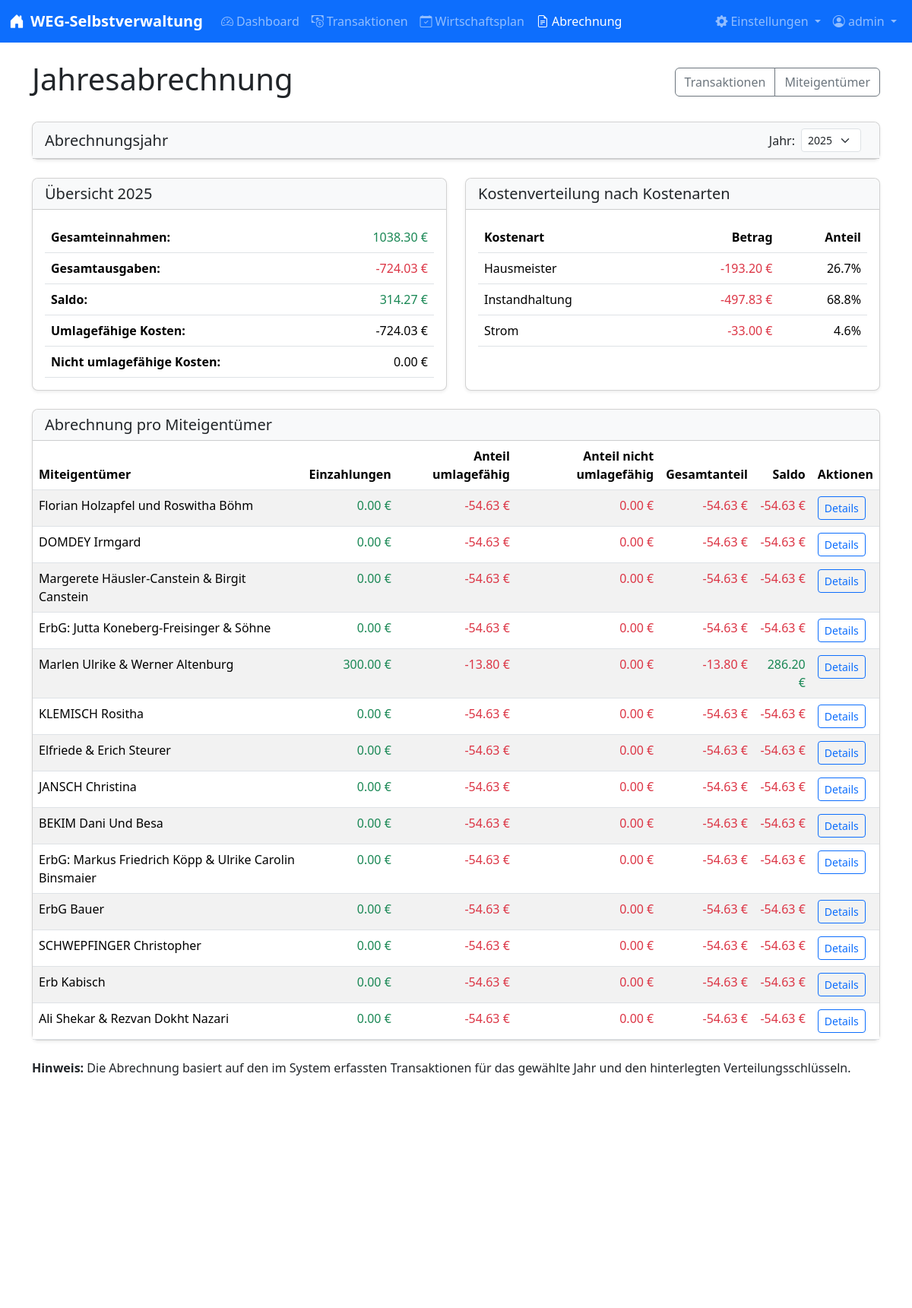
The page /abrechnung/ (signed in) on the database its author committed.
### models.py (models this page shows, shortened)
class User(UserMixin, db.Model):
    id = db.Column(db.Integer, primary_key=True)
    username = db.Column(db.String(150), unique=True, nullable=False)
    password_hash = db.Column(db.String(150), nullable=False)
    is_admin = db.Column(db.Boolean, default=False)
    email = db.Column(db.String(120), unique=True, nullable=True)
    email_verified = db.Column(db.Boolean, default=False)
    notify_transaction_changes = db.Column(db.Boolean, default=True)
    notify_wirtschaftsplan_changes = db.Column(db.Boolean, default=True)
    notify_user_changes = db.Column(db.Boolean, default=True)

class Miteigentuemer(db.Model):
    id = db.Column(db.Integer, primary_key=True)
    name = db.Column(db.String(200), nullable=False)
    mea = db.Column(db.Integer, nullable=False)  # Miteigentumsanteile
    vf_einheiten = db.Column(db.Integer, default=0)  # Verteilerfaktor-Einheiten
    tg_einheiten = db.Column(db.Integer, default=0)  # Tiefgaragen-Einheiten
    einheiten = db.Column(db.Integer, default=1)
    guthaben_vorjahr = db.Column(db.Numeric(10, 2), default=0.00)
    guthaben_jahr = db.Column(db.Integer, default=2023)  # Jahr, aus dem das Guthaben stammt

### routes/abrechnung.py (the view)
@abrechnung_bp.route('/', methods=['GET'])
@login_required
def uebersicht():
    jahre = db.session.query(Transaktion.jahr).distinct().order_by(Transaktion.jahr.desc()).all()
    jahre = [j[0] for j in jahre]
    if 'reset_filters' in request.args:
        session.pop('abrechnung_jahr', None)
    jahr = request.args.get('jahr', session.get('abrechnung_jahr', datetime.date.today().year), type=int)
    session['abrechnung_jahr'] = jahr
    abrechnung_data = get_abrechnung_data(jahr)
    return render_template(
        'abrechnung/uebersicht.html',
        jahre=jahre,
        jahr=jahr,
        gesamt_einnahmen=abrechnung_data['gesamt_einnahmen'],
        gesamt_ausgaben=abrechnung_data['gesamt_ausgaben'],
        gesamt_umlagefaehig=abrechnung_data['gesamt_umlagefaehig'],
        gesamt_nicht_umlagefaehig=abrechnung_data['gesamt_nicht_umlagefaehig'],
        kostenarten_stats=abrechnung_data['kostenarten_stats'],
        abrechnungen=abrechnung_data['abrechnungen'],
        kosten_einheiten=abrechnung_data['kosten_einheiten'],
        kosten_vf=abrechnung_data['kosten_vf'],
        kosten_tg=abrechnung_data['kosten_tg']
    )

### app.py (called while the page is built)
@app.context_processor
def inject_now():
    return {'now': datetime.now()}

@app.context_processor
def inject_csp_nonce():
    if not hasattr(g, 'csp_nonce'):
        g.csp_nonce = secrets.token_hex(16)
    return {'csp_nonce': g.csp_nonce}

@app.after_request
def add_security_headers(response):
    nonce = getattr(g, 'csp_nonce', secrets.token_hex(16))
    csp_policy = {}
    for key, value in app.config.get('CSP', {}).items():
        if isinstance(value, str) and '{nonce}' in value:
            csp_policy[key] = value.format(nonce=nonce)
        else:
            csp_policy[key] = value
    if csp_policy:
        response.headers['Content-Security-Policy'] = '; '.join(f"{key} {value}" for key, value in csp_policy.items())
    response.headers['X-Content-Type-Options'] = 'nosniff'
    response.headers['X-Frame-Options'] = 'SAMEORIGIN'
    response.headers['X-XSS-Protection'] = '1; mode=block'
    response.headers['Referrer-Policy'] = 'strict-origin-when-cross-origin'
    return response

@login_manager.user_loader
def load_user(user_id):
    return db.session.get(User, int(user_id))

@app.before_request
def limit_login_attempts():
    if request.endpoint == 'auth.login' and request.method == 'POST':
        limiter.limit("10/hour,3/minute")(lambda: None)()

### templates/abrechnung/uebersicht.html (shortened to what this page needs)
{% extends "layout.html" %}
{% block content %}
<div class="d-flex justify-content-between align-items-center mb-4">
    <h1>Jahresabrechnung</h1>
    <div class="btn-group">
        <a href="{{ url_for('transaktionen.liste') }}" class="btn btn-outline-secondary">Transaktionen</a>
        <a href="{{ url_for('miteigentuemer.liste') }}" class="btn btn-outline-secondary">Miteigentümer</a>
    </div>
</div>
<div class="card mb-4">
    <div class="card-header bg-light">
        <div class="d-flex justify-content-between align-items-center">
            <h5 class="mb-0">Abrechnungsjahr</h5>
            <form method="GET" action="{{ url_for('abrechnung.uebersicht') }}" class="d-flex align-items-center">
                <label for="jahr" class="me-2">Jahr:</label>
                <select class="form-select form-select-sm me-2" id="jahr" name="jahr" data-autosubmit="true">
                    {% for jahr_option in jahre %}
                    <option value="{{ jahr_option }}" {% if jahr_option==jahr %}selected{% endif %}>{{ jahr_option }}
                    </option>
                    {% endfor %}
                </select>
            </form>
        </div>
    </div>
</div>
<div class="row mb-4">
    <div class="col-md-6">
        <div class="card h-100">
            <div class="card-header bg-light">
                <h5 class="mb-0">Übersicht {{ jahr }}</h5>
            </div>
            <div class="card-body">
                <div class="table-responsive">
                    <table class="table">
                        <tbody>
                            <tr>
                                <th>Gesamteinnahmen:</th>
                                <td class="text-end text-success">{{ "%.2f"|format(gesamt_einnahmen) }} €</td>
                            </tr>
                            <tr>
                                <th>Gesamtausgaben:</th>
                                <td class="text-end text-danger">{{ "%.2f"|format(gesamt_ausgaben) }} €</td>
                            </tr>
                            <tr>
                                <th>Saldo:</th>
                                <td
                                    class="text-end {{ 'text-success' if (gesamt_einnahmen + gesamt_ausgaben) >= 0 else 'text-danger' }}">
                                    {{ "%.2f"|format(gesamt_einnahmen + gesamt_ausgaben) }} €
                                </td>
                            </tr>
                            <tr>
                                <th>Umlagefähige Kosten:</th>
                                <td class="text-end">{{ "%.2f"|format(gesamt_umlagefaehig) }} €</td>
                            </tr>
                            <tr>
                                <th>Nicht umlagefähige Kosten:</th>
                                <td class="text-end">{{ "%.2f"|format(gesamt_nicht_umlagefaehig) }} €</td>
                            </tr>
                        </tbody>
                    </table>
                </div>
            </div>
        </div>
    </div>
    <div class="col-md-6">
        <div class="card h-100">
            <div class="card-header bg-light">
                <h5 class="mb-0">Kostenverteilung nach Kostenarten</h5>
            </div>
            <div class="card-body">
                <div class="table-responsive">
                    <table class="table">
                        <thead>
                            <tr>
                                <th>Kostenart</th>
                                <th class="text-end">Betrag</th>
                                <th class="text-end">Anteil</th>
                            </tr>
                        </thead>
                        <tbody>
                            {% for kostenart, betrag in kostenarten_stats %}
                            <tr>
                                <td>{{ kostenart }}</td>
                                <td class="text-end text-danger">{{ "%.2f"|format(betrag) }} €</td>
                                <td class="text-end">{{ "%.1f"|format(betrag / gesamt_ausgaben * 100) }}%</td>
                            </tr>
                            {% endfor %}
                        </tbody>
                    </table>
                </div>
            </div>
        </div>
    </div>
</div>
<div class="card">
    <div class="card-header bg-light">
        <h5 class="mb-0">Abrechnung pro Miteigentümer</h5>
    </div>
    <div class="card-body p-0">
        <div class="table-responsive">
            <table class="table table-striped table-hover mb-0">
                <thead>
                    <tr>
                        <th>Miteigentümer</th>
                        <th class="text-end">Einzahlungen</th>
                        <th class="text-end">Anteil umlagefähig</th>
                        <th class="text-end">Anteil nicht umlagefähig</th>
                        <th class="text-end">Gesamtanteil</th>
                        <th class="text-end">Saldo</th>
                        <th>Aktionen</th>
                    </tr>
                </thead>
                <tbody>
                    {% for abrechnung in abrechnungen %}
                    <tr>
                        <td>{{ abrechnung.miteigentuemer.name }}</td>
                        <td class="text-end text-success">{{ "%.2f"|format(abrechnung.einzahlungen) }} €</td>
                        <td class="text-end text-danger">{{ "%.2f"|format(abrechnung.anteil_umlagefaehig) }} €</td>
                        <td class="text-end text-danger">{{ "%.2f"|format(abrechnung.anteil_nicht_umlagefaehig) }} €
                        </td>
                        <td class="text-end text-danger">{{ "%.2f"|format(abrechnung.anteil_gesamt) }} €</td>
                        <td class="text-end {{ 'text-success' if abrechnung.saldo >= 0 else 'text-danger' }}">
                            {{ "%.2f"|format(abrechnung.saldo) }} €
                        </td>
                        <td>
                            <a href="{{ url_for('abrechnung.detail', miteigentuemer_id=abrechnung.miteigentuemer.id, jahr=jahr) }}"
                                class="btn btn-sm btn-outline-primary">Details</a>
                        </td>
                    </tr>
                    {% endfor %}
                </tbody>
            </table>
        </div>
    </div>
</div>
<div class="mt-4">
    <p><strong>Hinweis:</strong> Die Abrechnung basiert auf den im System erfassten Transaktionen für das gewählte Jahr
        und den hinterlegten Verteilungsschlüsseln.</p>
</div>
{% endblock %}

### templates/layout.html (shortened to what this page needs)
<!DOCTYPE html>
<html lang="de">
<head>
    <link href="/static/css/bootstrap.min.css" rel="stylesheet">
    <link href="https://cdn.jsdelivr.net/npm/bootstrap-icons@1.10.0/font/bootstrap-icons.css" rel="stylesheet">
    <link href="/static/css/styles.css" rel="stylesheet">
    <link rel="stylesheet" type="text/css" href="https://cdn.datatables.net/1.13.4/css/dataTables.bootstrap5.min.css">
</head>
<body>
    {% if current_user.is_authenticated %}
    <nav class="navbar navbar-expand-lg navbar-dark bg-primary">
        <div class="container-fluid">
            <a class="navbar-brand" href="{{ url_for('dashboard.index') }}">
                <i class="bi bi-house-door-fill me-2"></i>WEG-Selbstverwaltung
            </a>
            <div class="collapse navbar-collapse" id="navbarNav">
                <ul class="navbar-nav me-auto">
                    <li class="nav-item">
                        <a class="nav-link {% if request.endpoint and request.endpoint.startswith('dashboard') %}active{% endif %}"
                            href="{{ url_for('dashboard.index') }}">
                            <i class="bi bi-speedometer2 me-1"></i>Dashboard
                        </a>
                    </li>
                    <li class="nav-item">
                        <a class="nav-link {% if request.endpoint and request.endpoint.startswith('transaktionen') %}active{% endif %}"
                            href="{{ url_for('transaktionen.liste') }}">
                            <i class="bi bi-cash-coin me-1"></i>Transaktionen
                        </a>
                    </li>
                    <li class="nav-item">
                        <a class="nav-link {% if request.endpoint and request.endpoint.startswith('wirtschaftsplan') %}active{% endif %}"
                            href="{{ url_for('wirtschaftsplan.uebersicht') }}">
                            <i class="bi bi-calendar-check me-1"></i>Wirtschaftsplan
                        </a>
                    </li>
                    <li class="nav-item">
                        <a class="nav-link {% if request.endpoint and request.endpoint.startswith('abrechnung') %}active{% endif %}"
                            href="{{ url_for('abrechnung.uebersicht') }}">
                            <i class="bi bi-file-earmark-text me-1"></i>Abrechnung
                        </a>
                    </li>
                </ul>
                <ul class="navbar-nav">
                    <li class="nav-item dropdown">
                        <a class="nav-link dropdown-toggle {% if request.endpoint and (request.endpoint.startswith('settings') or request.endpoint.startswith('miteigentuemer')) %}active{% endif %}"
                            href="#" id="settingsDropdown" role="button" data-bs-toggle="dropdown" aria-expanded="false">
                            <i class="bi bi-gear-fill me-1"></i>Einstellungen
                        </a>
                    </li>
                    <li class="nav-item dropdown">
                        <a class="nav-link dropdown-toggle" href="#" id="navbarDropdown" role="button" data-bs-toggle="dropdown"
                            aria-expanded="false">
                            <i class="bi bi-person-circle"></i> {{ current_user.username }}
                        </a>
                    </li>
            </div>
        </div>
    </nav>
    {% endif %}
    <div class="container mt-4 mb-5">
        {% block content %}{% endblock %}
    </div>
    <footer class="footer mt-auto py-3 bg-light">
        <div class="container text-center">
            <span class="text-muted">WEG-Selbstverwaltung &copy; {{ now.year }} | Version 1.0</span>
        </div>
    </footer>
</body>
</html>

### static/css/styles.css (style rules this page uses)
body { min-height: 100vh; display: flex; flex-direction: column; }
html,body { height: 100%; margin: 0; padding: 0; overflow-y: auto; }
.container { min-height: 100%; position: relative; overflow-y: auto; }
.footer { margin-top: auto; }
.text-success { font-weight: 500; }
.text-danger { font-weight: 500; }
.table { margin-bottom: 0; }
.table th { font-weight: 600; }
.card { box-shadow: 0 0.125rem 0.25rem rgba(0, 0, 0, 0.075); border-radius: 0.5rem; }
.card-header { border-radius: 0.5rem 0.5rem 0 0 !important; }
.navbar-brand { font-weight: 600; font-size: 1.25rem; }
.nav-link { font-weight: 500; }

### rows shown on the page
User: username "admin"
Miteigentuemer: miteigentuemer.name "Florian Holzapfel und Roswitha Böhm"
Miteigentuemer: miteigentuemer.name "DOMDEY Irmgard"
Miteigentuemer: miteigentuemer.name "Margerete Häusler-Canstein & Birgit Canstein"
Miteigentuemer: miteigentuemer.name "ErbG: Jutta Koneberg-Freisinger & Söhne"
Miteigentuemer: miteigentuemer.name "Marlen Ulrike & Werner Altenburg"
Miteigentuemer: miteigentuemer.name "KLEMISCH Rositha"
Miteigentuemer: miteigentuemer.name "Elfriede & Erich Steurer"
Miteigentuemer: miteigentuemer.name "JANSCH Christina"
Miteigentuemer: miteigentuemer.name "BEKIM Dani Und Besa"
Miteigentuemer: miteigentuemer.name "ErbG: Markus Friedrich Köpp & Ulrike Carolin Binsmaier"
Miteigentuemer: miteigentuemer.name "ErbG Bauer"
Miteigentuemer: miteigentuemer.name "SCHWEPFINGER Christopher"
Miteigentuemer: miteigentuemer.name "Erb Kabisch"
Miteigentuemer: miteigentuemer.name "Ali Shekar & Rezvan Dokht Nazari"

### other values the page prints
{{ jahr }} "2025"
{{ "%.2f"|format(gesamt_einnahmen) }} "1038.30"
{{ "%.2f"|format(gesamt_ausgaben) }} "-724.03"
{{ "%.2f"|format(gesamt_einnahmen + gesamt_ausgaben) }} "314.27"
{{ "%.2f"|format(gesamt_umlagefaehig) }} "-724.03"
{{ "%.2f"|format(gesamt_nicht_umlagefaehig) }} "0.00"
{{ kostenart }} "Hausmeister" "Instandhaltung" "Strom"
{{ "%.2f"|format(betrag) }} "-193.20" "-497.83" "-33.00"
{{ "%.1f"|format(betrag / gesamt_ausgaben * 100) }} "26.7" "68.8" "4.6"
{{ "%.2f"|format(abrechnung.einzahlungen) }} "0.00" "0.00" "0.00" "0.00" "300.00" "0.00" "0.00" "0.00" "0.00" "0.00" "0.00" "0.00" "0.00" "0.00"
{{ "%.2f"|format(abrechnung.anteil_umlagefaehig) }} "-54.63" "-54.63" "-54.63" "-54.63" "-13.80" "-54.63" "-54.63" "-54.63" "-54.63" "-54.63" "-54.63" "-54.63" "-54.63" "-54.63"
{{ "%.2f"|format(abrechnung.anteil_nicht_umlagefaehig) }} "0.00" "0.00" "0.00" "0.00" "0.00" "0.00" "0.00" "0.00" "0.00" "0.00" "0.00" "0.00" "0.00" "0.00"
{{ "%.2f"|format(abrechnung.anteil_gesamt) }} "-54.63" "-54.63" "-54.63" "-54.63" "-13.80" "-54.63" "-54.63" "-54.63" "-54.63" "-54.63" "-54.63" "-54.63" "-54.63" "-54.63"
{{ "%.2f"|format(abrechnung.saldo) }} "-54.63" "-54.63" "-54.63" "-54.63" "286.20" "-54.63" "-54.63" "-54.63" "-54.63" "-54.63" "-54.63" "-54.63" "-54.63" "-54.63"
form field jahr "2025"
